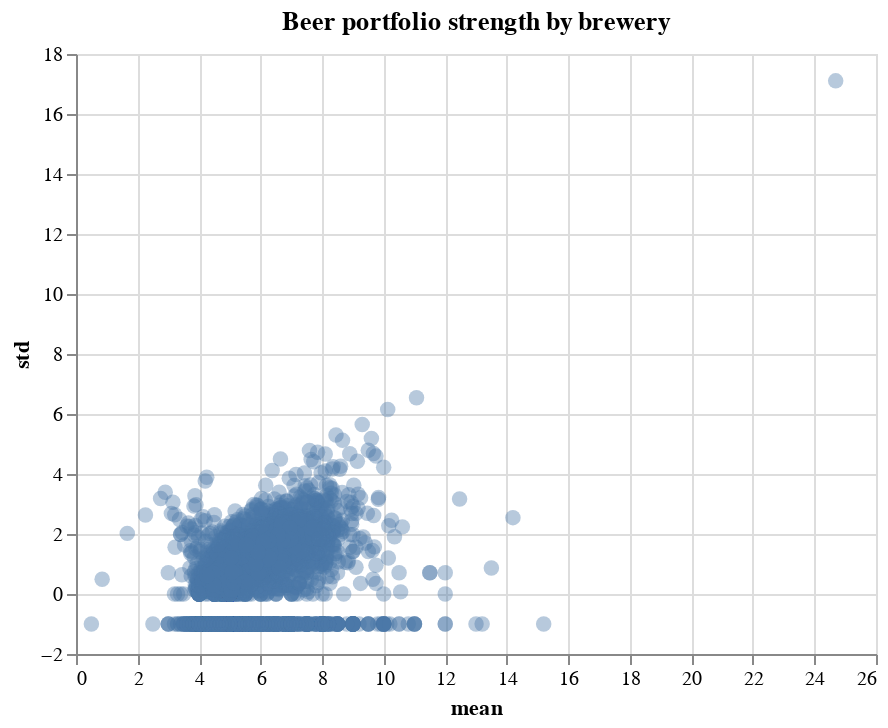

Notebook code cell kept with this figure:
### Code cell
# Now to plot the results
import altair as alt
alt.data_transformers.disable_max_rows()

alt.Chart(df_grouped_agg).mark_circle(size=60, opacity=0.4).encode(
    x='mean',
    y='std',
    tooltip=['brewery_name:N', 'count:Q']).properties(
    title='Beer portfolio strength by brewery').interactive()

### Figure 1 — Vega-Lite specification as saved in the notebook (floating-point values rounded to 4 significant figures; data arrays with more than 128 entries replaced by an {"elided": "..."} marker saying what was removed)
{"config": {"view": {"continuousWidth": 400, "continuousHeight": 300}}, "data": {"name": "data-83e4efa708069b1340b6ed91e68657b3"}, "mark": {"type": "circle", "opacity": 0.4, "size": 60}, "encoding": {"tooltip": [{"type": "nominal", "field": "brewery_name"}, {"type": "quantitative", "field": "count"}], "x": {"type": "quantitative", "field": "mean"}, "y": {"type": "quantitative", "field": "std"}}, "selection": {"selector001": {"type": "interval", "bind": "scales", "encodings": ["x", "y"]}}, "title": "Beer portfolio strength by brewery", "$schema": "https://vega.github.io/schema/vega-lite/v4.8.1.json", "datasets": {"data-83e4efa708069b1340b6ed91e68657b3": {"elided": "5155 records"}}}
